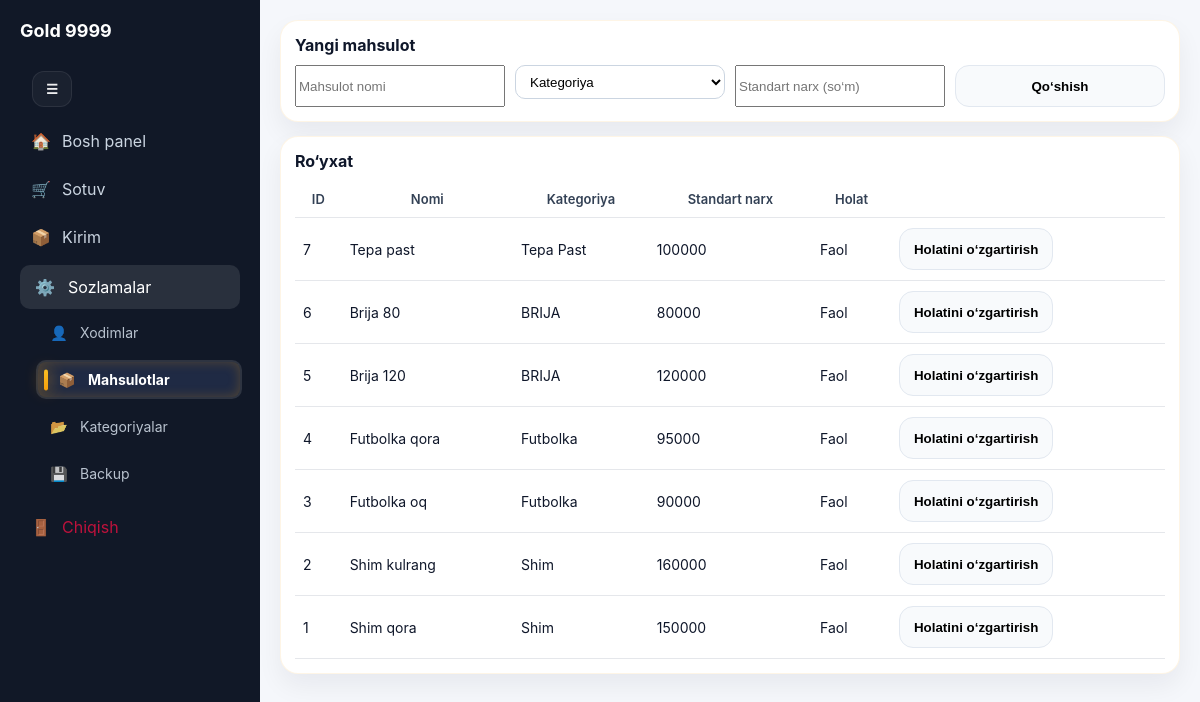
/settings/products (signed in), run on the app's committed database.
### tables this page shows
CREATE TABLE products(
      id INTEGER PRIMARY KEY AUTOINCREMENT,
      name TEXT UNIQUE NOT NULL,
      category_id INTEGER NOT NULL,
      sell_price_default_uzs REAL NOT NULL DEFAULT 0,
      is_active INTEGER NOT NULL DEFAULT 1,
      created_at TEXT NOT NULL DEFAULT CURRENT_TIMESTAMP, stock_qty REAL DEFAULT 0,
      FOREIGN KEY(category_id) REFERENCES categories(id) ON DELETE RESTRICT
    );

CREATE TABLE categories(
      id INTEGER PRIMARY KEY AUTOINCREMENT,
      name TEXT UNIQUE NOT NULL,
      sort_order INTEGER NOT NULL DEFAULT 100,
      is_active INTEGER NOT NULL DEFAULT 1,
      created_at TEXT NOT NULL DEFAULT CURRENT_TIMESTAMP
    );

### app.py (the view)
@app.route("/settings/products")
@login_required
@admin_required
def settings_products():
    init_db()
    cats = q("SELECT id, name FROM categories WHERE is_active=1 ORDER BY sort_order, id")
    rows = q("""
      SELECT p.*, c.name AS category_name
      FROM products p
      JOIN categories c ON c.id=p.category_id
      ORDER BY p.id DESC
    """)
    return render_template("settings_products.html", cats=cats, rows=rows)

### app.py (called while the page is built)
def get_db() -> sqlite3.Connection:
    if "db" not in g:
        conn = sqlite3.connect(DB_PATH)
        conn.execute("PRAGMA foreign_keys = ON;")
        conn.execute("PRAGMA journal_mode = WAL;")
        conn.execute("PRAGMA synchronous = NORMAL;")
        conn.execute("PRAGMA temp_store = MEMORY;")
        conn.execute("PRAGMA cache_size = -20000;")
        conn.row_factory = sqlite3.Row
        conn.execute("PRAGMA foreign_keys = ON;")
        g.db = conn
    return g.db

def q1(sql: str, params: tuple = ()) -> Optional[sqlite3.Row]:
    cur = get_db().execute(sql, params)
    row = cur.fetchone()
    cur.close()
    return row

def q(sql: str, params: tuple = ()) -> list[sqlite3.Row]:
    cur = get_db().execute(sql, params)
    rows = cur.fetchall()
    cur.close()
    return rows

def login_required(fn):
    @wraps(fn)
    def wrapper(*args, **kwargs):
        if not session.get("user_id"):
            return redirect(url_for("login"))
        return fn(*args, **kwargs)
    return wrapper

def admin_required(fn):
    @wraps(fn)
    def wrapper(*args, **kwargs):
        if session.get("role") != "admin":
            flash("Bu bo‘lim faqat admin uchun", "danger")
            return redirect(url_for("home"))
        return fn(*args, **kwargs)
    return wrapper

### templates/settings_products.html (shortened to what this page needs)
{% extends "base.html" %}
{% set title = "Sozlamalar → Mahsulotlar" %}
{% block content %}
  <div class="card">
    <b>Yangi mahsulot</b>
    <form method="post" action="/settings/products/add" style="margin-top:10px;display:grid;grid-template-columns:1fr 1fr 1fr 1fr;gap:10px">
      <input name="name" placeholder="Mahsulot nomi" required>
      <select name="category_id" required>
        <option value="">Kategoriya</option>
      </select>
      <input name="sell_price_default_uzs" placeholder="Standart narx (so‘m)" required>
      <button class="btn" type="submit">Qo‘shish</button>
    </form>
  </div>
  <div class="card">
    <b>Ro‘yxat</b>
    <table style="margin-top:10px">
      <tr><th>ID</th><th>Nomi</th><th>Kategoriya</th><th>Standart narx</th><th>Holat</th><th></th></tr>
      {% for r in rows %}
      <tr>
        <td>{{ r.id }}</td>
        <td>{{ r.name }}</td>
        <td>{{ r.category_name }}</td>
        <td>{{ "%.0f"|format(r.sell_price_default_uzs or 0) }}</td>
        <td>{{ "Faol" if r.is_active==1 else "Nofaol" }}</td>
        <td>
          <form method="post" action="/settings/products/toggle/{{ r.id }}">
            <button class="btn" type="submit">Holatini o‘zgartirish</button>
          </form>
        </td>
      </tr>
      {% endfor %}
    </table>
  </div>
{% endblock %}

### static/style.css (style rules this page uses)
body { margin:0; font-family:-apple-system,BlinkMacSystemFont,"Segoe UI",Roboto; background:#f2f4f8; }
.card { background:white; padding:16px; border-radius:12px; box-shadow:0 4px 12px rgba(0,0,0,0.05); margin-bottom:16px; }
table { width: 100%; border-collapse: collapse; }
th, td { padding: 10px 8px; border-bottom: 1px solid #e5e7eb; vertical-align: middle; }
th { color: #334155; font-weight: 600; font-size: 13px; }
td { color: #0f172a; font-size: 14px; }
button, .btn { height: 34px; padding: 0 12px; border: 0; border-radius: 10px; cursor: pointer; font-weight: 600; }
select { height: 34px; padding: 6px 10px; border: 1px solid #cbd5e1; border-radius: 10px; background:#fff; }
:root { --bg0:#0b1220; --bg1:#0f172a; --card:rgba(255,255,255,.07); --card2:rgba(255,255,255,.10); --text:#e5e7eb; --muted:#94a3b8; --line:rgba(255,255,255,.14); --accent:#60a5fa; --accent2:#34d399; }
.app-body { background:#f5f7fb; color:#0f172a; }
.card { background:#fff; border:1px solid #e5e7eb; border-radius: 18px; padding: 14px; box-shadow: 0 12px 26px rgba(15,23,42,.06); margin-bottom: 14px; }
.btn { height:42px; padding:0 14px; border-radius: 14px; border:1px solid #e2e8f0; background:#f8fafc; font-weight: 900; }
@media (min-width: 900px) { body { padding-bottom: 0 !important; } }
.content .card, .content .kpi-card, .content .stat-card, .content .tile, .content .panel, .content .box { transition: transform .18s ease, box-shadow .18s ease, border-color .18s ease; }
.content .card, .content .kpi-card, .content .stat-card { border: 1px solid rgba(245,158,11,0.10); }

### data on the page
products: id "7", name "Tepa past", category_name "Tepa Past", sell_price_default_uzs "100000", is_active "Faol"
products: id "6", name "Brija 80", category_name "BRIJA", sell_price_default_uzs "80000", is_active "Faol"
products: id "5", name "Brija 120", category_name "BRIJA", sell_price_default_uzs "120000", is_active "Faol"
products: id "4", name "Futbolka qora", category_name "Futbolka", sell_price_default_uzs "95000", is_active "Faol"
products: id "3", name "Futbolka oq", category_name "Futbolka", sell_price_default_uzs "90000", is_active "Faol"
products: id "2", name "Shim kulrang", category_name "Shim", sell_price_default_uzs "160000", is_active "Faol"
products: id "1", name "Shim qora", category_name "Shim", sell_price_default_uzs "150000", is_active "Faol"
